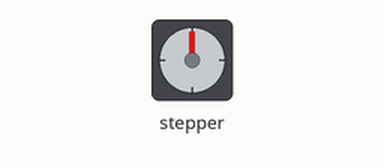
A sketch run on a simulated ESP32. Shown: stepper motor. Wiring (inferred from the names in the program): stepper motor driver (200 steps per turn assumed): step GPIO 26; direction GPIO 27.

Above: at 0.05 s.
At 1.2 s:
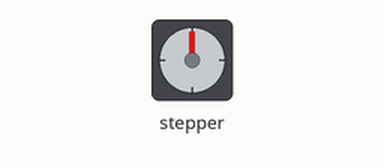
At 2.3 s:
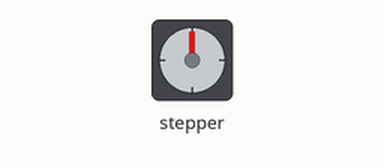
At 4.55 s:
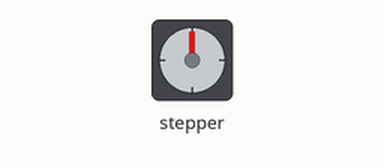
Timing chart, 0 to 5.9 s (numbered marks = the images above):
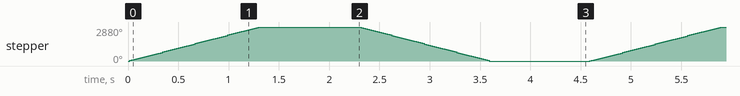

Measured:
- by itself, stepper: turns 2880° clockwise in 1.3 s, then 2880° counter-clockwise in 1.3 s, repeating every 4.6 s

The sketch:

Stepper_A4988.ino
```cpp
// Simple Stepper Motor — ESP32 + A4988
// NEMA 17, 1/8 microstepping (jumpers on shield)

#include <esp32-hal-gpio.h>
#define STEP_PIN  26
#define DIR_PIN   27

void setup() {
  pinMode(STEP_PIN, OUTPUT);
  pinMode(DIR_PIN,  OUTPUT);
}

void loop() {
  // Forward — one full rotation
  digitalWrite(DIR_PIN, HIGH);
  rotate(360);
  delay(1000);

  // Backward — one full rotation
  digitalWrite(DIR_PIN, LOW);
  rotate(360);
  delay(1000);
}

void rotate(float degrees) {
  // 1600 steps = 1 full revolution (200 steps x 1/8 microstepping)
  long steps = degrees / 360.0 * 1600;
  for (long i = 0; i < steps; i++) {
    digitalWrite(STEP_PIN, HIGH);
    delayMicroseconds(2);
    digitalWrite(STEP_PIN, LOW);
    delayMicroseconds(800);   // speed — lower = faster
  }
}
```

main.cpp
```cpp
#include <WiFi.h>

void setup() {
  Serial.begin(115200);
  delay(1000);  // Wait for Serial to be ready

  // Ensure WiFi hardware is initialized
  WiFi.mode(WIFI_MODE_STA);
  delay(100);  // Small delay for mode to apply

  String mac = WiFi.macAddress();


  Serial.println("ESP32 MAC AddressZ:");
  Serial.println(mac);  // Prints MAC like 24:6F:28:A3:BC:10
}

void loop() {
  Serial.println("Hello, ESP32!");
  delay(500);  // Wait for 1 second before printing again
}
```
